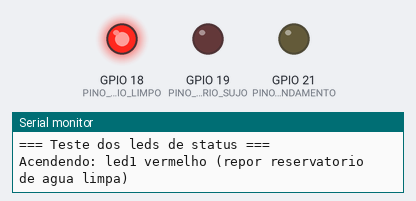
This sketch was run on a simulated ESP32. Parts: output pins drawn as LEDs (lit = HIGH), the last lines printed to the serial monitor.

Above: at 1.0 s.
At 2.3 s:
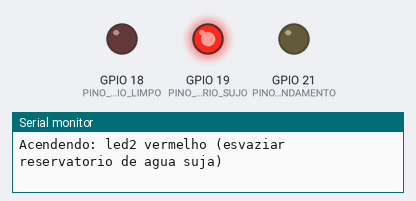
At 3.6 s:
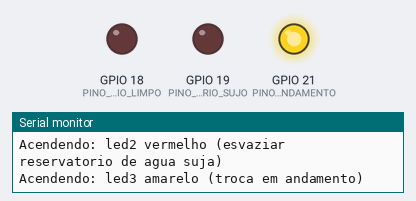
At 5.52 s:
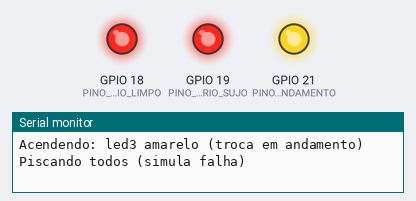
At 7.5 s:
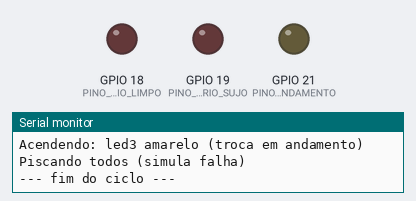
Timing chart, 0 to 10.8 s (numbered marks = the images above):
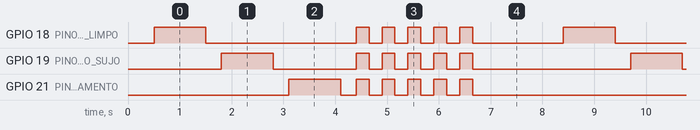

Measured:
- by itself, GPIO 21 (PINO_LED_AMARELO_TROCA_EM_ANDAMENTO): repeats every 7.9 s: LOW 0.30 s, 4 × (HIGH 0.25 s, LOW 0.25 s), HIGH 0.25 s, LOW 4.4 s, HIGH 1.0 s
- by itself, GPIO 18 (PINO_LED_VERMELHO_REPOR_RESERVATORIO_LIMPO): repeats every 7.9 s: LOW 2.9 s, 4 × (HIGH 0.25 s, LOW 0.25 s), HIGH 0.25 s, LOW 1.8 s, HIGH 1.0 s
- by itself, everything shown: repeats every 7.9 s, in 16 steps

The sketch:

teste_leds.ino
```cpp
// teste dos leds de status do bebedouro
// placa: ESP32 DevKitC | monitor serial: 115200

// pinos dos leds
const int PINO_LED_VERMELHO_REPOR_RESERVATORIO_LIMPO = 18;
const int PINO_LED_VERMELHO_ESVAZIAR_RESERVATORIO_SUJO = 19;
const int PINO_LED_AMARELO_TROCA_EM_ANDAMENTO = 21;

// tempo que cada led fica aceso nos testes
const int TEMPO_ACESO_EM_MILISSEGUNDOS = 1000;

/**
 * Liga ou desliga um led.
 */
void definirEstadoDoLed(
  int pinoDoLed,
  bool ligado
) {
  // HIGH fornece 3,3V no pino e acende o led
  // LOW leva o pino a 0V e apaga o led
  digitalWrite(
    pinoDoLed,
    ligado ? HIGH : LOW
  );
}

/**
 * Apaga os três leds de uma vez.
 */
void apagarTodosOsLeds() {
  definirEstadoDoLed(
    PINO_LED_VERMELHO_REPOR_RESERVATORIO_LIMPO,
    false
  );
  definirEstadoDoLed(
    PINO_LED_VERMELHO_ESVAZIAR_RESERVATORIO_SUJO,
    false
  );
  definirEstadoDoLed(
    PINO_LED_AMARELO_TROCA_EM_ANDAMENTO,
    false
  );
}

/**
 * Acende um led por um tempo e depois apaga, avisando no monitor serial.
 */
void testarUmLed(
  int pinoDoLed,
  const char* nomeDoLed
) {
  Serial.print("Acendendo: ");
  Serial.println(nomeDoLed);

  definirEstadoDoLed(
    pinoDoLed,
    true
  );
  delay(TEMPO_ACESO_EM_MILISSEGUNDOS);

  definirEstadoDoLed(
    pinoDoLed,
    false
  );
  delay(300);
}

/**
 * Pisca todos os leds juntos, simulando o estado de falha.
 */
void piscarTodosOsLeds(
  int quantidadeDePiscadas,
  int duracaoEmMilissegundos
) {
  for (int contador = 0; contador < quantidadeDePiscadas; contador++) {
    // liga os três
    definirEstadoDoLed(
      PINO_LED_VERMELHO_REPOR_RESERVATORIO_LIMPO,
      true
    );
    definirEstadoDoLed(
      PINO_LED_VERMELHO_ESVAZIAR_RESERVATORIO_SUJO,
      true
    );
    definirEstadoDoLed(
      PINO_LED_AMARELO_TROCA_EM_ANDAMENTO,
      true
    );
    delay(duracaoEmMilissegundos);

    // desliga os três
    apagarTodosOsLeds();
    delay(duracaoEmMilissegundos);
  }
}

/**
 * Configura a serial e os pinos dos leds como saída.
 */
void setup() {
  Serial.begin(115200);
  delay(500);

  // pinMode define se o pino lê (INPUT) ou envia sinal (OUTPUT)
  pinMode(
    PINO_LED_VERMELHO_REPOR_RESERVATORIO_LIMPO,
    OUTPUT
  );
  pinMode(
    PINO_LED_VERMELHO_ESVAZIAR_RESERVATORIO_SUJO,
    OUTPUT
  );
  pinMode(
    PINO_LED_AMARELO_TROCA_EM_ANDAMENTO,
    OUTPUT
  );

  // garante que todos comecem apagados
  apagarTodosOsLeds();

  Serial.println("=== Teste dos leds de status ===");
}

/**
 * Repete o ciclo de teste: um led por vez e depois todos piscando.
 */
void loop() {
  testarUmLed(
    PINO_LED_VERMELHO_REPOR_RESERVATORIO_LIMPO,
    "led1 vermelho (repor reservatorio de agua limpa)"
  );
  testarUmLed(
    PINO_LED_VERMELHO_ESVAZIAR_RESERVATORIO_SUJO,
    "led2 vermelho (esvaziar reservatorio de agua suja)"
  );
  testarUmLed(
    PINO_LED_AMARELO_TROCA_EM_ANDAMENTO,
    "led3 amarelo (troca em andamento)"
  );

  Serial.println("Piscando todos (simula falha)");
  piscarTodosOsLeds(
    5,
    250
  );

  Serial.println("--- fim do ciclo ---");
  delay(1500);
}
```
